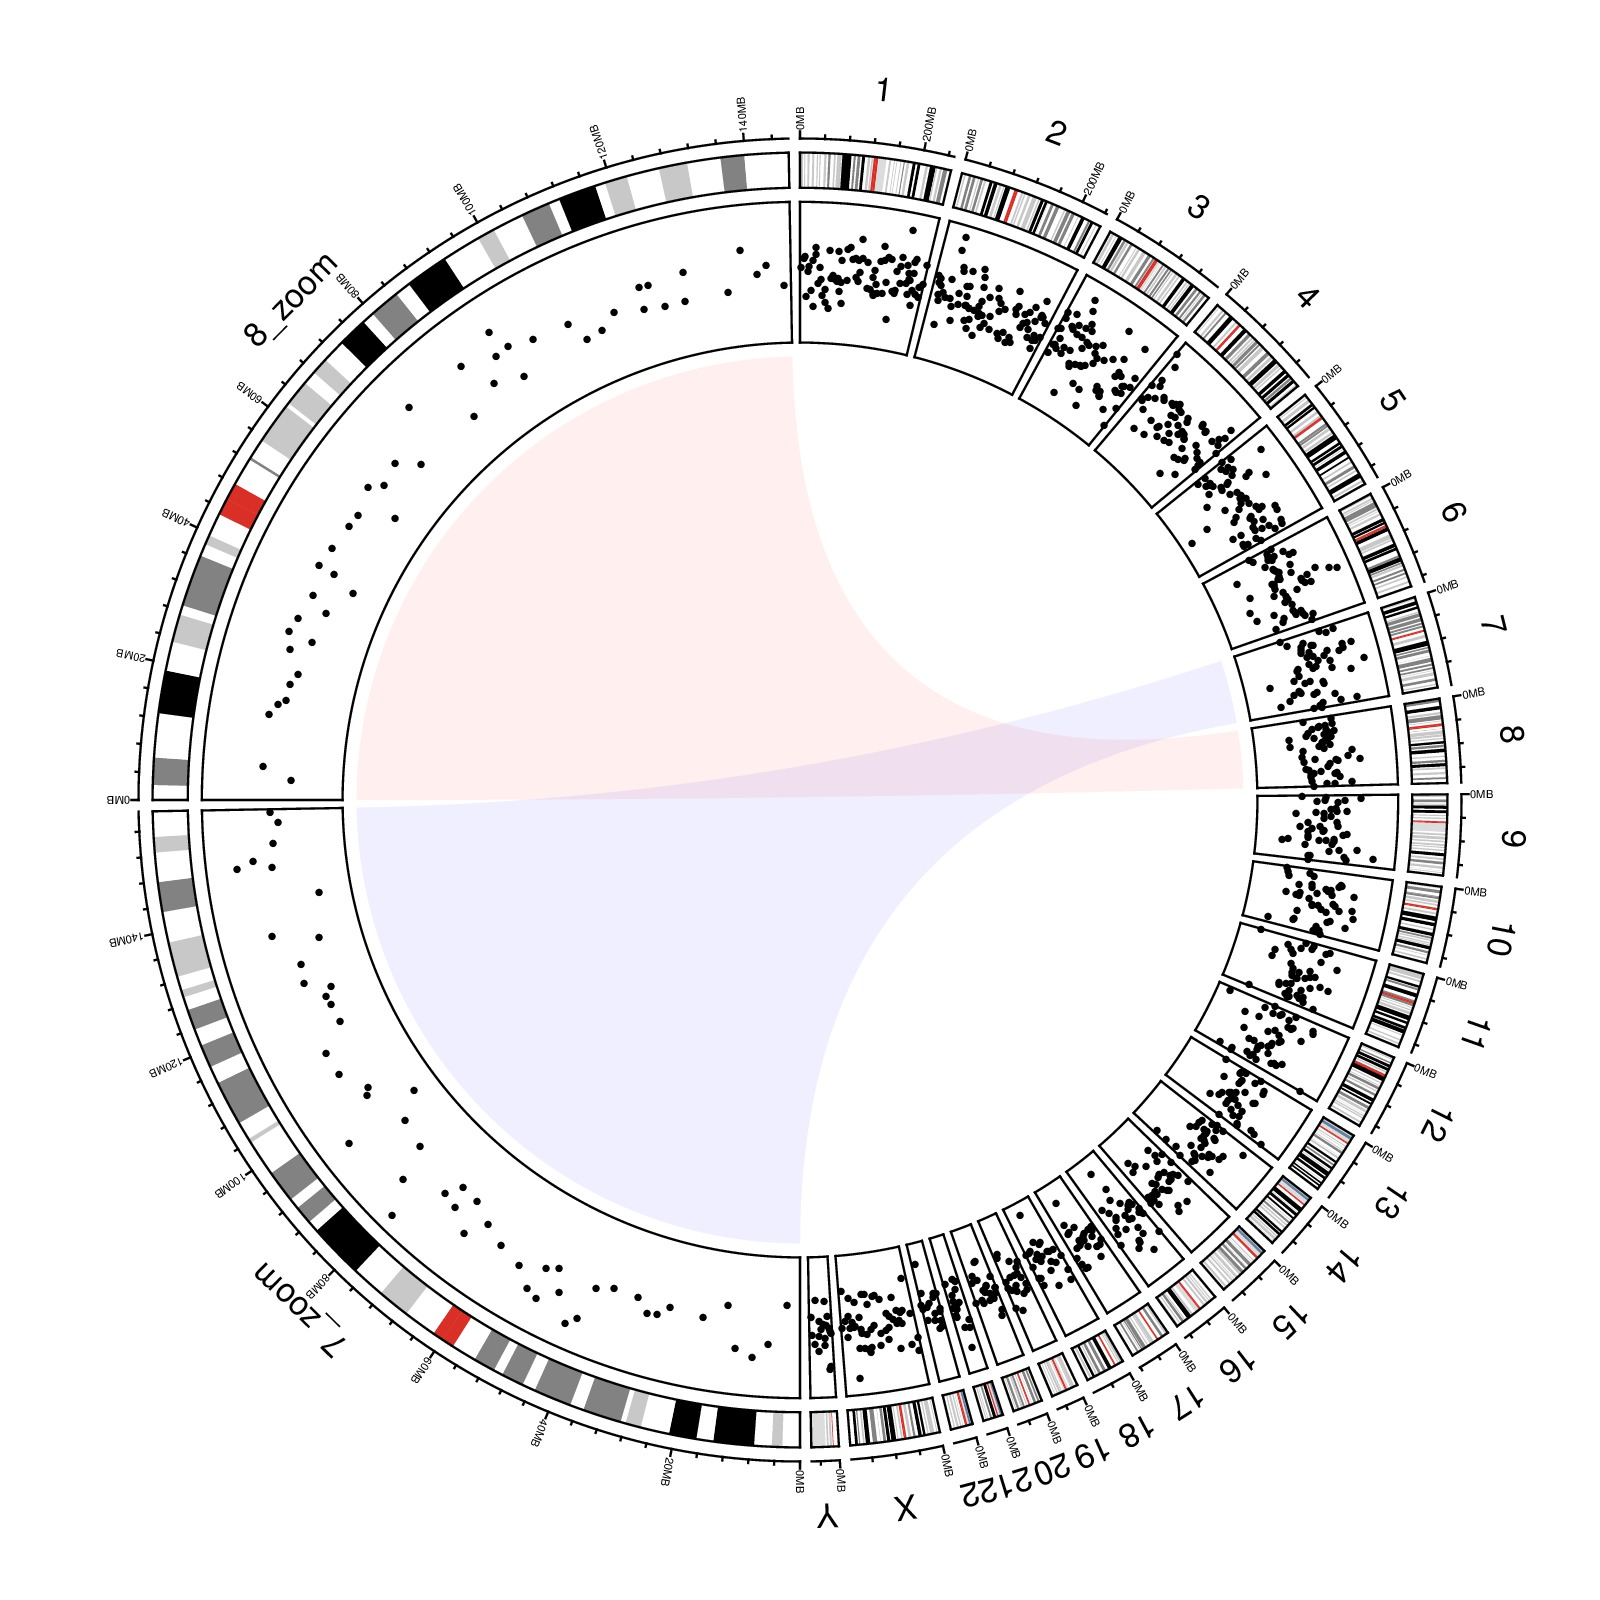

Source code (R):
library(circlize)

cytoband = read.cytoband()
df = cytoband$df
chromosome = cytoband$chromosome
chr.len = cytoband$chr.len

df_zoom = df[df[[1]] %in% c("chr7", "chr8"), ]
df_zoom[[1]] = paste0(df_zoom[[1]], "_zoom")
df = rbind(df, df_zoom)

bed = generateRandomBed(nr = 1000)
bed_zoom = bed[bed[[1]] %in% c("chr7", "chr8"), ]
bed_zoom[[1]] = paste0(bed_zoom[[1]], "_zoom")
bed = rbind(bed, bed_zoom)

par(mar = c(1, 1, 1, 1))
circos.par(start.degree = 90)
circos.initializeWithIdeogram(df, sort.chr = FALSE, sector.width = c(chr.len/sum(chr.len), 0.5, 0.5))
circos.genomicTrackPlotRegion(bed, panel.fun = function(region, value, ...) {
	circos.genomicPoints(region, value, pch = 16, cex = 0.5)
})

circos.link("chr7", get.cell.meta.data("cell.xlim", sector.index = "chr7"),
            "chr7_zoom", get.cell.meta.data("cell.xlim", sector.index = "chr7_zoom"), 
			col = "#0000FF10", border = NA)
circos.link("chr8", get.cell.meta.data("cell.xlim", sector.index = "chr8"),
            "chr8_zoom", get.cell.meta.data("cell.xlim", sector.index = "chr8_zoom"), 
			col = "#FF000010", border = NA)
circos.clear()       
     
